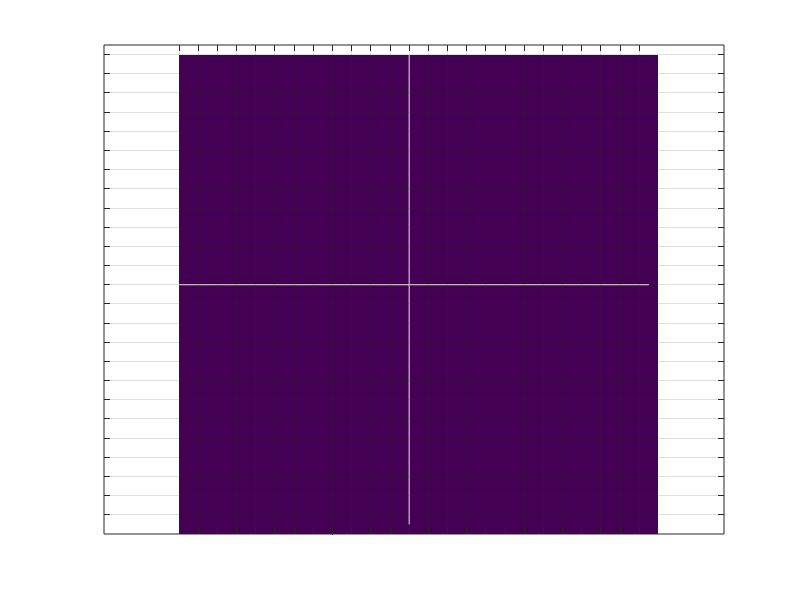

Source code (MATLAB): (Note: this script raises an error after producing the figure.)
create_binim=0;
if create_binim==0
    % Create a binary image
    Dasize = [25,25];
    binim=zeros(Dasize);
    close all
    figure;
    ax=gca;
    while true
        imagesc(binim, [0,1])
        hold on 
        plot([0,25],[12.5,12.5],'w')
        plot([12.5,12.5],[0,25],'w')
        axis equal
        set(gca,'xtick',0.5:1:Dasize(1));
        set(gca,'ytick',0.5:1:Dasize(1));
        set(gca,'xticklabel',[])
        set(gca,'yticklabel',[])
        grid on
        hold on
        ax.GridLineStyle = '-';
        ax.GridColor = [1 1 1];
        coords = floor(ginput(1)+0.5);
        if any(coords<=0) || any(coords>Dasize(1))
            break
        end
        binim(coords(2),coords(1))=abs(1-binim(coords(2),coords(1))); 
        cla
    end
    close all
elseif create_binim==1
    array_in=load('Porquelast');
    binim=imresize(array_in.binim7,0.25);
    Dasize = size(binim);  
    binim=bwperim(binim);
    
end
binimplot=binim;
binim=fliplr(flipud(binim));
[y,x] = ind2sub(Dasize,find(binim));
[yplot,xplot] = ind2sub(Dasize,find(flipud(binimplot)));
output_array=[x y];
output_array(:,1)=abs(Dasize(1)-output_array(:,1));

size_clue=[length(output_array),Dasize(1)];
csvwrite('binim',[size_clue; output_array])
